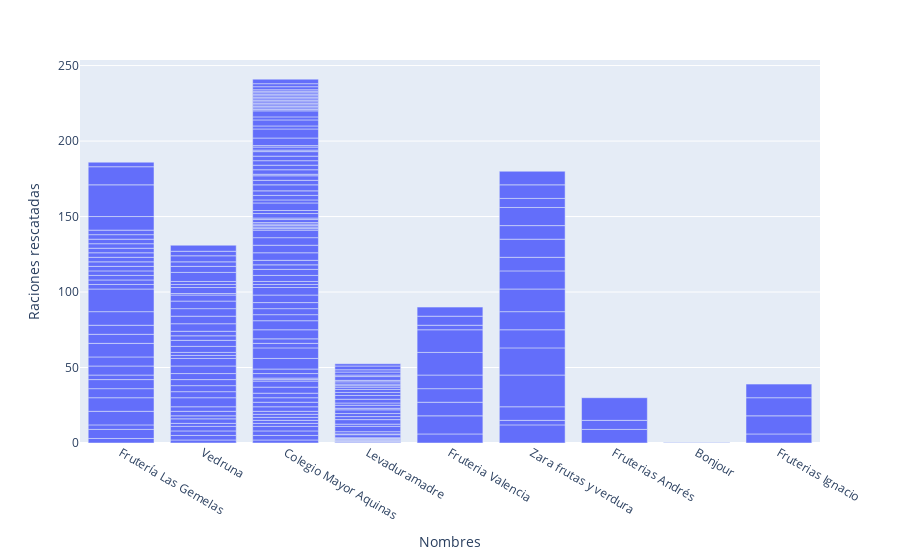

Write notebook code for a chart like this one.
### Markdown cell above
# Lunes actualidad

### Code cell
df_actualidad = df2[df2['Dia'].dt.dayofweek == 0]
df_actualidad = df_actualidad[df2['Dia'].dt.year == 2022]
fig = px.bar(df_actualidad, x="Nombres",y='Raciones rescatadas')
fig.show()

### Figure 1 — Plotly figure (JSON) as saved in the notebook; plotly's stock layout.template omitted (floating-point values rounded to 4 significant figures; data arrays with more than 128 entries replaced by an {"elided": "..."} marker saying what was removed)
{"data": [{"alignmentgroup": "True", "hovertemplate": "Nombres=%{x}<br>Raciones rescatadas=%{y}<extra></extra>", "legendgroup": "", "marker": {"color": "#636efa", "pattern": {"shape": ""}}, "name": "", "offsetgroup": "", "orientation": "v", "showlegend": false, "textposition": "auto", "type": "bar", "x": {"elided": "226 str values"}, "xaxis": "x", "y": {"elided": "226 float values"}, "yaxis": "y"}], "layout": {"barmode": "relative", "legend": {"tracegroupgap": 0}, "margin": {"t": 60}, "xaxis": {"anchor": "y", "domain": [0, 1], "title": {"text": "Nombres"}}, "yaxis": {"anchor": "x", "domain": [0, 1], "title": {"text": "Raciones rescatadas"}}}}
